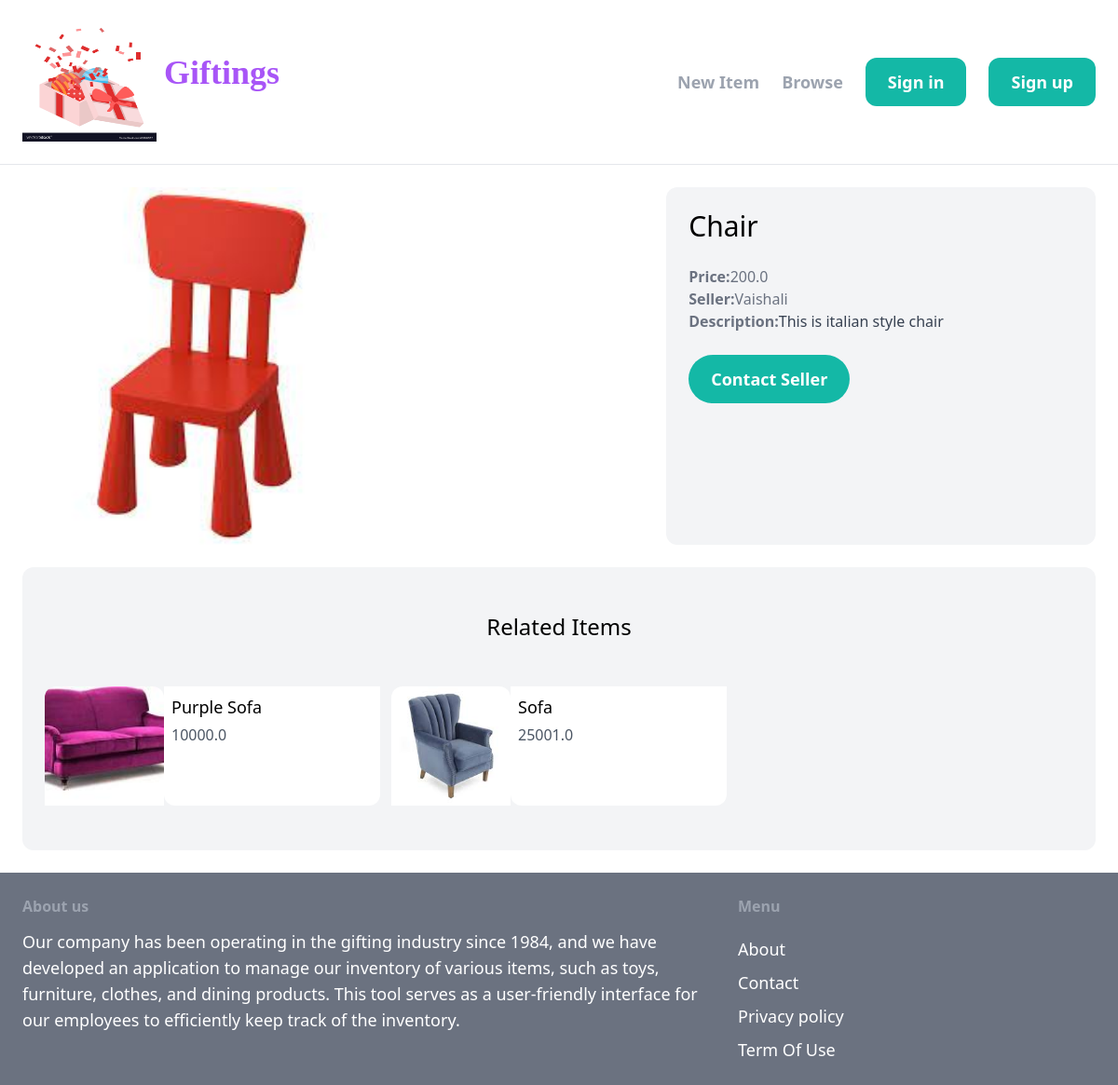
Page /details/3/ on the committed database.
### item/models.py (models this page shows, shortened)
class Item(models.Model):
    category=models.ForeignKey(Category,related_name='items',on_delete=models.CASCADE)
    name=models.CharField(max_length=255)
    description=models.TextField(blank=True,null=True)
    price=models.FloatField()
    image=models.ImageField(upload_to="item_images",null=True,blank=True)
    is_sold=models.BooleanField(default=False)
    created_by=models.ForeignKey(User,related_name='items',on_delete=models.CASCADE)
    created_at=models.DateTimeField(auto_now_add=True)

### item/views.py (the view)
# urls.py: path('details/',include('item.urls')),
def details(request,pk):
      item=get_object_or_404(Item,pk=pk)
      rel_items=Item.objects.filter(category=item.category,is_sold=False).exclude(pk=pk)[0:3]
      return render(request,'item/details.html',{'item':item,'rel_items':rel_items})

### templates/item/details.html (shortened to what this page needs)
{% extends 'gift/base.html' %}
{% block content %}
  <div class="grid grid-cols-5">
    <div class="col-span-3">
      <img src="{{ item.image.url }}" class="pl-100  rounded-xl h-96 w-150 object-cover">
    </div>
    <div class=" col-span-2 p-6 bg-gray-100 rounded-xl h-96 ">
      <h1 class="mb-6 text-3xl">{{item.name}}</h1>
      <p class="text-gray-500"><strong>Price:</strong>{{item.price}}</p>
      <p class="text-gray-500"><strong>Seller:</strong>{{item.created_by}}</p>
      <p class="text-gray-700"><strong class="text-gray-500">Description:</strong>{{item.description}}</p>
      {% if item.created_by == request.user %}
      <a href="{% url 'item:delete' item.id %}" class="inline-block mt-6 px-6 py-3 text-lg font-semibold bg-red-500 text-white rounded-full hover:bg-gray-500">DELETE</a>
      <a href="{% url 'item:edit' item.id %}" class="inline-block mt-6 px-6 py-3 text-lg font-semibold bg-green-500 text-white rounded-full hover:bg-gray-500">EDIT</a>
      {% else %}
      <a href="#" class="inline-block mt-6 px-6 py-3 text-lg font-semibold bg-teal-500 text-white rounded-full hover:bg-gray-500">Contact Seller</a>
      {%endif%}
    </div>
  </div>
   <div class="mt-6 px-6 py-12 bg-gray-100 rounded-xl">
  <h2 class="mb-12 text-2xl text-center">Related Items</h2>
  <div class="grid grid-cols-3 gap-3">
    {% for i in rel_items %}
      <div class="flex flex-wrap">
        <a href="{% url 'item:details' i.id %}">
          <div>
            <img src="{{ i.image.url }}" class="rounded-t-xl w-32 h-32 object-cover flex-shrink-0">
          </div>
        </a>
        <div class="p-2 bg-white rounded-b-xl flex-grow">
          <h2 class="text-lg font-medium">{{ i.name }}</h2>
          <p class="text-gray-600 mt-1">{{ i.price }}</p>
        </div>
      </div>
    {% endfor %}
  </div>
</div>
{% endblock %}

### rows in the picture
Item: image (picture), name "Chair", price "200.0", created_by "Vaishali", description "This is italian style chair"
Item: image (picture), name "Purple Sofa", price "10000.0"
Item: image (picture), name "Sofa", price "25001.0"
